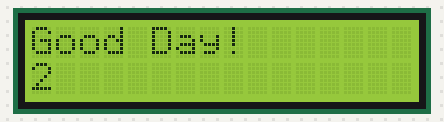
Simulated run of this sketch. Board: Arduino Nano, built with avr-gcc and run on an emulated ATmega328P. Parts: 16×2 character LCD.

Above: at 2.1 s.
At 4.1 s:
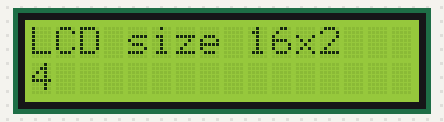
At 8.1 s:
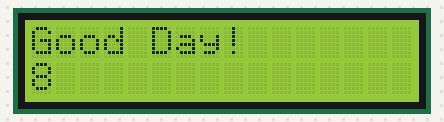
At 16.2 s:
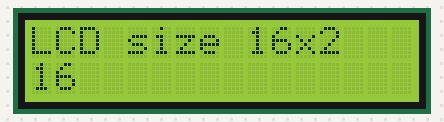
At 26.2 s:
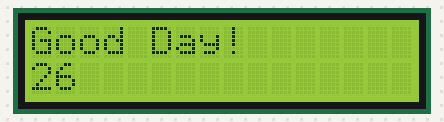
At 34.2 s:
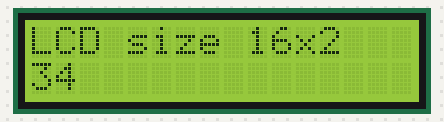

Measured:
- what the display in image 0 shows lasts 2.0 s, from 2.1 s to 4.1 s

The sketch:

Learn02.ino
```cpp
//Description: 2x16 LCD display demo
//Author: Kevin Chiu
//Circuit connections: pls refer to #define comment description

#define RS_D12 12  // connect to LCD RS pin
#define Enable_D11 11  // connect to LCD enable pin
#define D2_pin 2  	// connect to LCD D4 pin
#define D3_pin 3	// connect to LCD D5 pin
#define D4_pin 4	// connect to LCD D6 pin
#define D5_pin 5	// connect to LCD D7 pin

#include <LiquidCrystal.h>

//constructor -> LiquidCrystal(rs, enable, d4, d5, d6, d7)
LiquidCrystal lcd( RS_D12, Enable_D11, D2_pin, D3_pin, D4_pin, D5_pin  );

const char *text[] = {	"Hi,Arduino Nano!",
						"Good Day!",
						"LCD size 16x2"
					 };

void setup()
{
	Serial.begin(9600);
	lcd.begin(16,2);
	// lcd.print("Hello, Nano!");
}


void loop()
{
	lcd.clear();
	display_text(2000);
}


void display_text(int delay_t)
{
	unsigned long sec;

	for(int i=0; i< 3; i++)
	{
		sec = millis()/1000;

		lcd.clear();
		lcd.print(text[i]);

		lcd.setCursor(0,1);
		lcd.print(sec);

		delay(delay_t);
	}


}
```
